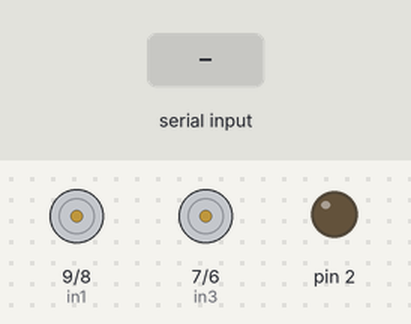
A sketch run on a simulated Arduino Uno, built with avr-gcc and run on an emulated ATmega328P. On the bench: motor-driver pin pairs drawn as motors (green arrow = first pin HIGH = forward, orange = second pin HIGH = backward, longer = more drive, scaled by the enable pin), output pins drawn as LEDs (lit = HIGH). Inputs (shaded band) come from the test bench.

Above: at 1.2 s.
1.3 s: "1" received over Serial
At 2.4 s:
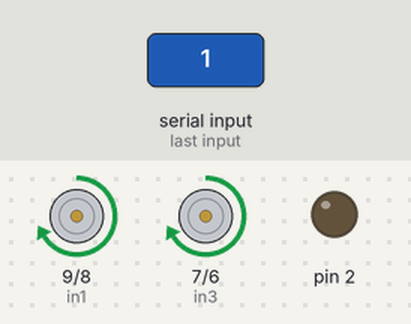
2.8 s: "2" received over Serial
At 4.0 s:
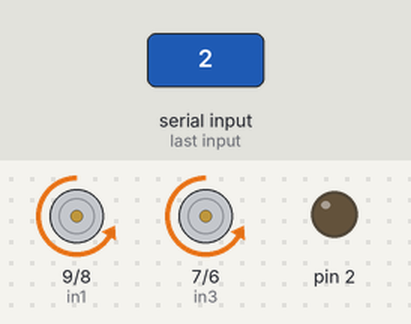
4.9 s: "3" received over Serial
At 6.1 s:
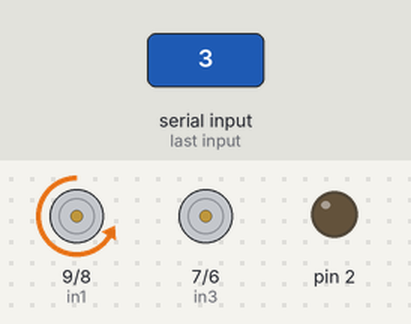
6.4 s: "4" received over Serial
At 7.5 s:
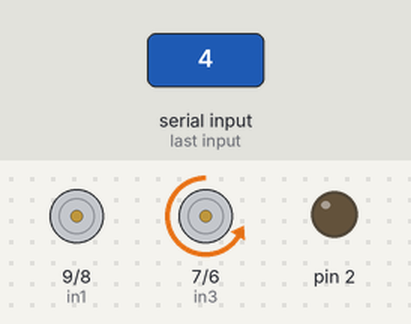
Timing chart, 0 to 8.9 s (numbered marks = the images above; inputs shaded):
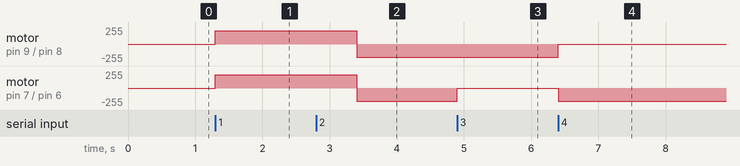

Measured:
- after the input at 1.3 s, motor on pin 9 (in1) / pin 8 (in2), motor on pin 7 (in3) / pin 6 (in4): stopped → forward 200/255 at once
- after the input at 2.8 s, motor on pin 9 (in1) / pin 8 (in2), motor on pin 7 (in3) / pin 6 (in4): forward 200/255 → backward 200/255 after 0.60 s
- after the input at 4.9 s, motor on pin 7 (in3) / pin 6 (in4): backward 200/255 → stopped at once
- after the input at 6.4 s, motor on pin 9 (in1) / pin 8 (in2): backward 200/255 → stopped at once; motor on pin 7 (in3) / pin 6 (in4): stopped → backward 200/255 at once

The sketch:

car.ino
```cpp
int enA = 10;
int in1 = 9;
int in2 = 8;
// motor two
int enB = 5;
int in3 = 7;
int in4 = 6;
void setup()
{
  // set all the motor control pins to outputs
  pinMode(enA, OUTPUT);
  pinMode(enB, OUTPUT);
  pinMode(in1, OUTPUT);
  pinMode(in2, OUTPUT);
  pinMode(in3, OUTPUT);
  pinMode(in4, OUTPUT);
  pinMode(2,OUTPUT);
  Serial.begin(9600);
}
void demoOne()
{
  // this function will run the motors in both directions at a fixed speed
  // turn on motor A
  digitalWrite(in1, HIGH);
  digitalWrite(in2, LOW);
  // set speed to 200 out of possible range 0~255
  analogWrite(enA, 200);
  // turn on motor B
  digitalWrite(in3, HIGH);
  digitalWrite(in4, LOW);
  // set speed to 200 out of possible range 0~255
  analogWrite(enB, 200);
  delay(2000);
  // now change motor directions

}
void demoTwo()
{
  // this function will run the motors across the range of possible speeds
  // note that maximum speed is determined by the motor itself and the operating voltage
  // the PWM values sent by analogWrite() are fractions of the maximum speed possible
  // by your hardware
  // turn on motors
  digitalWrite(in1, LOW);
  digitalWrite(in2, HIGH);
  analogWrite(enA, 200);
  digitalWrite(in3, LOW);
  digitalWrite(in4, HIGH);
  analogWrite(enB, 200);
  // accelerate from zero to maximum speed

  // decelerate from maximum speed to zero

  // now turn off motors

}
void demoThree()
{
  // this function will run the motors across the range of possible speeds
  // note that maximum speed is determined by the motor itself and the operating voltage
  // the PWM values sent by analogWrite() are fractions of the maximum speed possible
  // by your hardware
  // turn on motors
  digitalWrite(in1, LOW);
  digitalWrite(in2, HIGH);
  analogWrite(enA, 200);
  digitalWrite(in3, LOW);
  digitalWrite(in4, LOW);
}

void demoFour()
{
  // this function will run the motors across the range of possible speeds
  // note that maximum speed is determined by the motor itself and the operating voltage
  // the PWM values sent by analogWrite() are fractions of the maximum speed possible
  // by your hardware
  // turn on motors
  digitalWrite(in1, LOW);
  digitalWrite(in2, LOW);
  analogWrite(enB, 200);
  digitalWrite(in3, LOW);
  digitalWrite(in4, HIGH);
}

char data = 0;
void loop()
{
  if(Serial.available() > 0)      // Send data only when you receive data:
   {
      data = Serial.read();        //Read the incoming data & store into data
      if(data == '1')
      {

        demoOne();
  delay(100);
      }
      else if(data =='2')
      {
        demoTwo();
  delay(100);

      }
      else if(data =='3')
      {
        demoThree();
  delay(100);

   }
   else if(data =='4')
      {
        demoFour();
  delay(100);


}
   }
}
```
